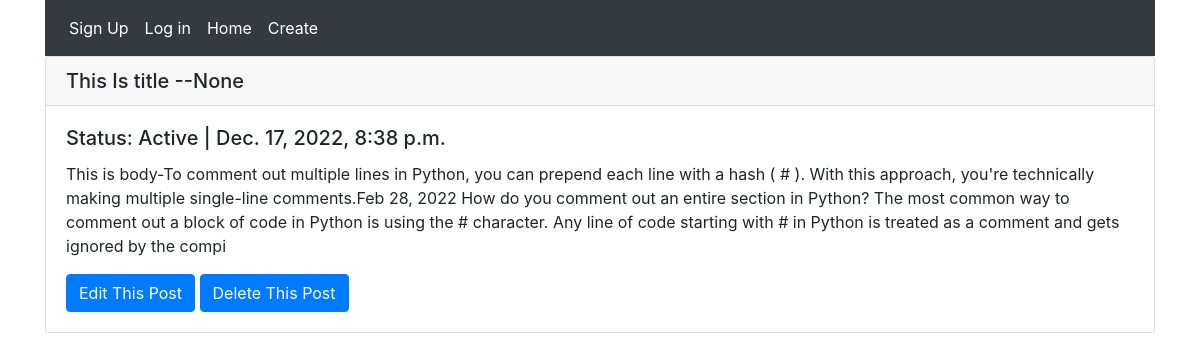
Screenshot of /post-detail/1/ with the database file from the repository.
### blog/models.py (models this page shows, shortened)
class Post(models.Model):
    STATUS_CHOICES = (
        ('active', 'Active'),
        ('deleted', 'Deleted'),
    )
    title = models.CharField(max_length=500, unique=True)
    body = HTMLField()
    status = models.CharField(max_length=20, choices=STATUS_CHOICES, default='active')
    created_at = models.DateTimeField(auto_now_add=True)
    modified_at = models.DateTimeField(auto_now=True)
    rating = models.ForeignKey(Rating, on_delete=models.SET_NULL, null=True, blank=True)
    categories = models.ManyToManyField(Category, related_name='post_categories')
    author = models.ForeignKey(User, on_delete=models.SET_NULL, null=True, blank=True)

### blog/views.py (the view)
# urls.py: path('post-detail/<int:pk>/', PostDetailView.as_view(), name='post_detail'),
class PostDetailView(DetailView):
    model = Post
    context_object_name = 'post'
    template_name = 'blog/post_detail.html'

### blog/templates/blog/post_detail.html (shortened to what this page needs)
{% extends 'blog/base.html' %}
{% block content %}
    <div class="card">
      <h5 class="card-header">{{ post.title }} --{{ post.author }}</h5>
      <div class="card-body">
        <h5 class="card-title">Status: {{ post.status.capitalize }} | {{ post.created_at }}</h5>
        <p class="card-text">{{ post.body| safe }}</p>
          <a href="{% url 'blog:post_update' post.id %}" class="btn btn-primary">Edit This Post</a>
          <a href="{% url 'blog:post_delete' post.id %}" class="btn btn-primary">Delete This Post</a>
      </div>
    </div>
{% endblock %}

### blog/templates/blog/base.html (shortened to what this page needs)
<!DOCTYPE html>
{% load custom_tags %}
<!doctype html>
<html lang="en">
  <head>
    <link rel="stylesheet" href="https://cdn.jsdelivr.net/npm/bootstrap@4.0.0/dist/css/bootstrap.min.css">
  </head>
  <body>
    <div class="container">
       <nav class="navbar navbar-expand-lg navbar navbar-dark bg-dark">
      <div class="collapse navbar-collapse" id="navbarNavAltMarkup">
        <div class="navbar-nav">
            {% if user.is_authenticated %}
                {% get_profile_id user.id as profile_id %}
                <a class="nav-item nav-link active" href="{% url 'custom_user:profile' profile_id %}">Welcome {{ user.username }}!!!</a>
                <a class="nav-item nav-link active" href="{% url 'custom_user:logout' %}">Log out</a>
            {% else %}
                <a class="nav-item nav-link active" href="{% url 'custom_user:signup' %}">Sign Up</a>
                <a class="nav-item nav-link active" href="{% url 'custom_user:login' %}">Log in</a>
            {% endif %}
            <a class="nav-item nav-link active" href="{% url 'blog:post_list' %}">Home</a>
            <a class="nav-item nav-link active" href="{% url 'blog:post_create' %}">Create</a>
        </div>
      </div>
    </nav>
      <div class="row">
        <div class="col-sm">
          {% block content %}
          {% endblock %}
        </div>
      </div>
    </div>
  </body>
</html>

### rows the page displays
Post: title "This Is title", author "None", status "Active", created_at "Dec. 17, 2022, 8:38 p.m.", body "This is body-To comment out multiple lines in Python, you can prepend each line with a hash ( # ). With this approach, you're technically making multiple single-line comments.Feb 28, 2022 How do you comment out an entire section in Python? The most common way to comment out a block of code in Python is using the # character. Any line of code starting with # in Python is treated as a comment and gets ignored by the compi"
